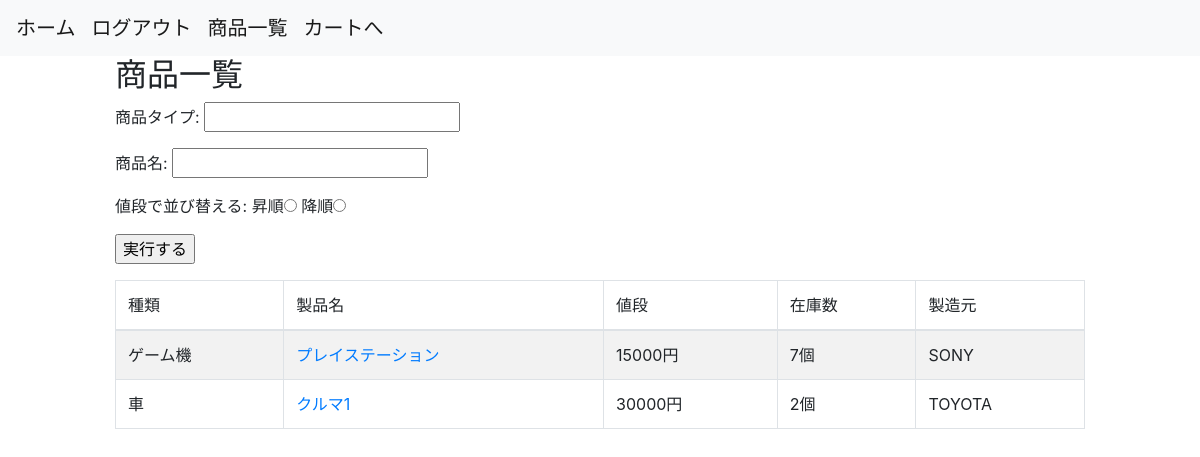
Screenshot of /stores/product_list/ (signed in) with the database file from the repository.
### stores/models.py (models this page shows, shortened)
class Products(models.Model):
  name = models.CharField(max_length=1000)
  price = models.IntegerField()
  stock = models.IntegerField()
  product_type = models.ForeignKey(
    ProductTypes, on_delete=models.CASCADE
  )
  manufacturer = models.ForeignKey(
    Manufacturers, on_delete=models.CASCADE
  )
  objects = ProductsManager()
  class Meta:
    db_table = 'products'

class ProductTypes(models.Model):
  name = models.CharField(max_length=1000)
  class Meta:
    db_table = 'product_types'

class Manufacturers(models.Model):
  name = models.CharField(max_length=1000)
  class Meta:
    db_table = 'manufacturers'

### stores/views.py (the view)
# urls.py: path('product_list/', ProductListView.as_view(), name='product_list'),
class ProductListView(LoginRequiredMixin, ListView):
  model = Products
  template_name = os.path.join('stores', 'product_list.html')
  def get_queryset(self):
    query = super().get_queryset()
    product_type_name = self.request.GET.get('product_type_name', None)
    product_name = self.request.GET.get('product_name', None)
    if product_type_name:
      query = query.filter(
        product_type__name = product_type_name
      )
    if product_name:
      query = query.filter(
        name = product_name
      )
    order_by_price = self.request.GET.get('order_by_price', 0)
    if order_by_price == '1':
      query = query.order_by('price')
    if order_by_price == '2':
      query = query.order_by('-price')
    return query
  def get_context_data(self, **kwargs):
    context = super().get_context_data(**kwargs)
    context['product_type_name'] = self.request.GET.get('product_type_name', '')
    context['product_name'] = self.request.GET.get('product_name', '')
    order_by_price = self.request.GET.get('order_by_price')
    if order_by_price == '1':
      context['ascending'] = True
    elif order_by_price == '2':
      context['descending'] = True
    return context

### templates/stores/product_list.html
{% extends 'base.html' %}
{% block content %}
<div class="col-10 offset-1">
  <h2>商品一覧</h2>
  <form method="get" action="{% url 'stores:product_list' %}">
    <p>商品タイプ: <input type="text" name="product_type_name" value="{{ product_type_name }}"/><p>
    <p>商品名: <input type="text" name="product_name" value="{{ product_name }}"/><p>
    <p>値段で並び替える:
       昇順<input type="radio" name="order_by_price" value="1" {% if ascending %}checked{% endif %}>
       降順<input type="radio" name="order_by_price" value="2" {% if descending %}checked{% endif %}>
    </p>
    <p><input type="submit" value="実行する"/></p>
  </form>
  <table class="table table-striped table-bordered">
    <thead>
      <tr>
        <td>種類</td>
        <td>製品名</td>
        <td>値段</td>
        <td>在庫数</td>
        <td>製造元</td>
      </tr>
    </thead>
    <tbody>
    {% for product in object_list %}
    <tr>
        <td>{{ product.product_type.name }}</td>
        <td><a href="{% url 'stores:product_detail' pk=product.id %}">{{ product.name }}</a></td>
        <td>{{ product.price }}円</td>
        <td>{{ product.stock }}個</td>
        <td>{{ product.manufacturer.name }}</td>
      </tr>
    {% endfor %}
    </tbody>
  </table>
</div>
{% endblock %}

### rows the page displays
Products: product_type.name "ゲーム機", name "プレイステーション", price "15000", stock "7", manufacturer.name "SONY"
Products: product_type.name "車", name "クルマ1", price "30000", stock "2", manufacturer.name "TOYOTA"
